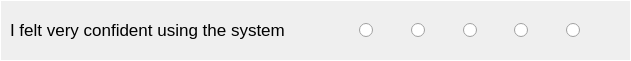
  <widget class="QFrame" name="frame_Q9">
   <property name="geometry">
    <rect>
     <x>60</x>
     <y>570</y>
     <width>631</width>
     <height>61</height>
    </rect>
   </property>
   <property name="styleSheet">
    <string notr="true">QFrame
{
border:1px solid white;
}

QRadioButton::indicator::checked
{ 
	border: 2px solid white; 
	border-radius: 6px; 
	background-color: rgb(225,67,19); 
	width: 10px; 
	height: 9px; 
}</string>
   </property>
   <property name="frameShape">
    <enum>QFrame::StyledPanel</enum>
   </property>
   <property name="frameShadow">
    <enum>QFrame::Raised</enum>
   </property>
   <widget class="QLabel" name="label_Text9">
    <property name="geometry">
     <rect>
      <x>10</x>
      <y>10</y>
      <width>341</width>
      <height>41</height>
     </rect>
    </property>
    <property name="font">
     <font>
      <family>Arial</family>
      <pointsize>13</pointsize>
     </font>
    </property>
    <property name="styleSheet">
     <string notr="true">QFrame
{
border:none;
}</string>
    </property>
    <property name="text">
     <string>&lt;html&gt;&lt;head/&gt;&lt;body&gt;&lt;p&gt;I felt very confident using the system&lt;/p&gt;&lt;/body&gt;&lt;/html&gt;</string>
    </property>
    <property name="textFormat">
     <enum>Qt::RichText</enum>
    </property>
    <property name="wordWrap">
     <bool>true</bool>
    </property>
   </widget>
   <widget class="QFrame" name="frame_Choice9">
    <property name="geometry">
     <rect>
      <x>350</x>
      <y>10</y>
      <width>271</width>
      <height>41</height>
     </rect>
    </property>
    <property name="layoutDirection">
     <enum>Qt::LeftToRight</enum>
    </property>
    <property name="styleSheet">
     <string notr="true">QFrame
{
border:none;
}</string>
    </property>
    <property name="frameShape">
     <enum>QFrame::StyledPanel</enum>
    </property>
    <property name="frameShadow">
     <enum>QFrame::Raised</enum>
    </property>
    <layout class="QHBoxLayout" name="horizontalLayout_10">
     <item>
      <widget class="QRadioButton" name="quest9Ans1">
       <property name="layoutDirection">
        <enum>Qt::LeftToRight</enum>
       </property>
       <property name="text">
        <string/>
       </property>
      </widget>
     </item>
     <item>
      <widget class="QRadioButton" name="quest9Ans2">
       <property name="text">
        <string/>
       </property>
      </widget>
     </item>
     <item>
      <widget class="QRadioButton" name="quest9Ans3">
       <property name="text">
        <string/>
       </property>
      </widget>
     </item>
     <item>
      <widget class="QRadioButton" name="quest9Ans4">
       <property name="text">
        <string/>
       </property>
      </widget>
     </item>
     <item>
      <widget class="QRadioButton" name="quest9Ans5">
       <property name="layoutDirection">
        <enum>Qt::LeftToRight</enum>
       </property>
       <property name="text">
        <string/>
       </property>
      </widget>
     </item>
    </layout>
   </widget>
  </widget>
